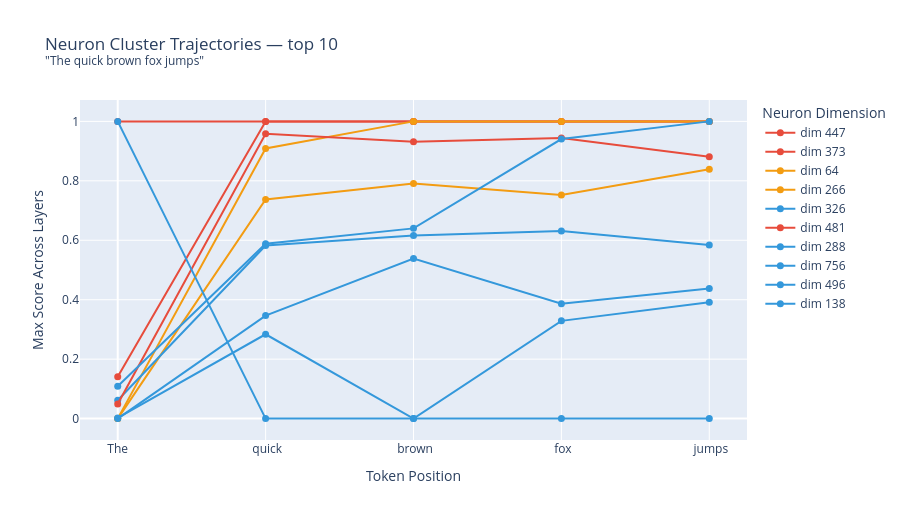

The notebook cell this image was saved under:
### Markdown cell above
## Section 5 — Temporal evolution: cluster score trajectories

### Code cell
if not NNSIGHT_AVAILABLE:
    print("Skipping - nnsight not available")
else:
    fig = go.Figure()
    for _, crow in top_clusters.iterrows():
        src   = int(crow["source_index"])
        traj  = crow["score_trajectory"]
        color = INTENSITY_COLORS.get(crow["dominant_intensity"], "#95a5a6")
        fig.add_trace(go.Scatter(
            x=list(range(SEQ_LEN)), y=traj, mode="lines+markers",
            name=f"dim {src}", line=dict(color=color, width=2), marker=dict(size=7),
            hovertemplate=f"<b>Neuron dim {src}</b><br>token: %{{x}}<br>score: %{{y:.4f}}<extra></extra>",
        ))
    fig.update_layout(
        title=f'Neuron Cluster Trajectories — top {TOP_N_CLUSTERS}<br><sup>"{INPUT_TEXT}"</sup>',
        xaxis=dict(title="Token Position", tickvals=list(range(SEQ_LEN)), ticktext=TOKEN_STRS),
        yaxis=dict(title="Max Score Across Layers"),
        legend_title="Neuron Dimension", height=520,
    )
    fig.show()

### Figure 1 — Plotly figure (JSON) as saved in the notebook; plotly's stock layout.template omitted (floating-point values rounded to 4 significant figures)
{"data": [{"hovertemplate": "<b>Neuron dim 447</b><br>token: %{x}<br>score: %{y:.4f}<extra></extra>", "line": {"color": "#e74c3c", "width": 2}, "marker": {"size": 7}, "mode": "lines+markers", "name": "dim 447", "type": "scatter", "x": [0, 1, 2, 3, 4], "y": [1.0, 1.0, 1.0, 1.0, 1.0]}, {"hovertemplate": "<b>Neuron dim 373</b><br>token: %{x}<br>score: %{y:.4f}<extra></extra>", "line": {"color": "#e74c3c", "width": 2}, "marker": {"size": 7}, "mode": "lines+markers", "name": "dim 373", "type": "scatter", "x": [0, 1, 2, 3, 4], "y": [0.1406, 1.0, 1.0, 1.0, 1.0]}, {"hovertemplate": "<b>Neuron dim 64</b><br>token: %{x}<br>score: %{y:.4f}<extra></extra>", "line": {"color": "#f39c12", "width": 2}, "marker": {"size": 7}, "mode": "lines+markers", "name": "dim 64", "type": "scatter", "x": [0, 1, 2, 3, 4], "y": [0.0, 0.9088, 1.0, 1.0, 1.0]}, {"hovertemplate": "<b>Neuron dim 266</b><br>token: %{x}<br>score: %{y:.4f}<extra></extra>", "line": {"color": "#f39c12", "width": 2}, "marker": {"size": 7}, "mode": "lines+markers", "name": "dim 266", "type": "scatter", "x": [0, 1, 2, 3, 4], "y": [0.0, 0.737, 0.7912, 0.7524, 0.8391]}, {"hovertemplate": "<b>Neuron dim 326</b><br>token: %{x}<br>score: %{y:.4f}<extra></extra>", "line": {"color": "#3498db", "width": 2}, "marker": {"size": 7}, "mode": "lines+markers", "name": "dim 326", "type": "scatter", "x": [0, 1, 2, 3, 4], "y": [0.06198, 0.5823, 0.6158, 0.6315, 0.5841]}, {"hovertemplate": "<b>Neuron dim 481</b><br>token: %{x}<br>score: %{y:.4f}<extra></extra>", "line": {"color": "#e74c3c", "width": 2}, "marker": {"size": 7}, "mode": "lines+markers", "name": "dim 481", "type": "scatter", "x": [0, 1, 2, 3, 4], "y": [0.04911, 0.9584, 0.931, 0.9441, 0.8807]}, {"hovertemplate": "<b>Neuron dim 288</b><br>token: %{x}<br>score: %{y:.4f}<extra></extra>", "line": {"color": "#3498db", "width": 2}, "marker": {"size": 7}, "mode": "lines+markers", "name": "dim 288", "type": "scatter", "x": [0, 1, 2, 3, 4], "y": [0.0, 0.3467, 0.5385, 0.3866, 0.4381]}, {"hovertemplate": "<b>Neuron dim 756</b><br>token: %{x}<br>score: %{y:.4f}<extra></extra>", "line": {"color": "#3498db", "width": 2}, "marker": {"size": 7}, "mode": "lines+markers", "name": "dim 756", "type": "scatter", "x": [0, 1, 2, 3, 4], "y": [0.002327, 0.2838, 0.0, 0.3289, 0.3915]}, {"hovertemplate": "<b>Neuron dim 496</b><br>token: %{x}<br>score: %{y:.4f}<extra></extra>", "line": {"color": "#3498db", "width": 2}, "marker": {"size": 7}, "mode": "lines+markers", "name": "dim 496", "type": "scatter", "x": [0, 1, 2, 3, 4], "y": [0.1091, 0.5882, 0.64, 0.9406, 1.0]}, {"hovertemplate": "<b>Neuron dim 138</b><br>token: %{x}<br>score: %{y:.4f}<extra></extra>", "line": {"color": "#3498db", "width": 2}, "marker": {"size": 7}, "mode": "lines+markers", "name": "dim 138", "type": "scatter", "x": [0, 1, 2, 3, 4], "y": [1.0, 0.0, 0.0, 0.0, 0.0]}], "layout": {"height": 520, "legend": {"title": {"text": "Neuron Dimension"}}, "title": {"text": "Neuron Cluster Trajectories — top 10<br><sup>\"The quick brown fox jumps\"</sup>"}, "xaxis": {"ticktext": ["The", " quick", " brown", " fox", " jumps"], "tickvals": [0, 1, 2, 3, 4], "title": {"text": "Token Position"}}, "yaxis": {"title": {"text": "Max Score Across Layers"}}}}
